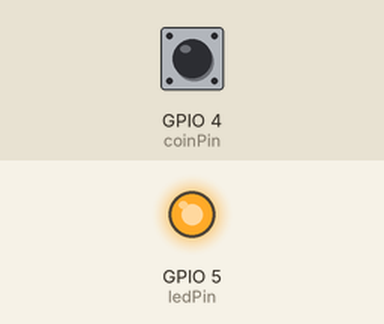
A sketch run on a simulated ESP8266 (NodeMCU). Shown: output pins drawn as LEDs (lit = HIGH). The inputs (shaded band) are chosen by the test bench; at power-on: GPIO 4 (coinPin) HIGH. WiFi joins after 1.5 s; servers stay silent unless stated; uploads are accepted with an empty reply; EEPROM starts erased; what the sketch prints to the serial monitor is not drawn.

Above: at 0.6 s.
At 3.3 s:
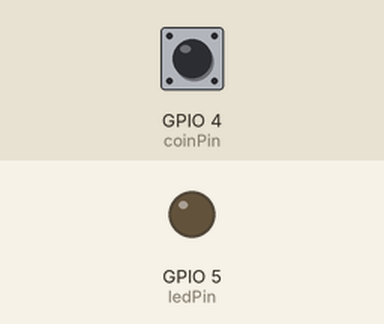
3.4 s: GPIO 4 (coinPin) pulled LOW for 0.15 s
At 4.2 s:
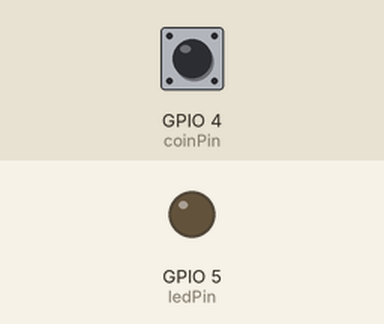
Timing chart, 0 to 6.4 s (numbered marks = the images above; inputs shaded):
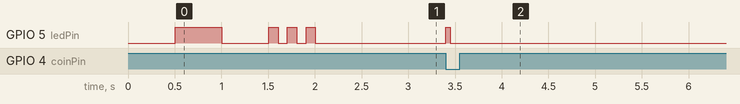

Measured:
- after the input at 3.4 s, GPIO 5 (ledPin): LOW → HIGH at once, → LOW 0.05 s later

The sketch:

esp8266-coin.ino
```cpp
/*
 * ESP8266 Coin Slot Module for Piso WiFi Fortress
 *
 * This code is designed to run on an ESP8266 connected to a ₱5 coin acceptor module.
 * It detects coin insertions and sends secure HTTP requests to the WiFi server to
 * credit the user's session.
 *
 * Hardware Connections:
 * - ESP8266 GPIO 4 (D2) -> Coin acceptor pulse output
 * - ESP8266 GPIO 5 (D1) -> Status LED
 *
 * Security Features:
 * - HTTPS requests with server certificate validation
 * - API key authentication
 * - Hardware ID verification
 * - Request signing
 * - Tamper detection
 *
 * NOTE: This is a template. In a production system, you would need to:
 * 1. Replace placeholder values with your actual server details
 * 2. Generate and store actual API keys securely
 * 3. Implement proper SSL certificate validation
 */

#include <ESP8266WiFi.h>
#include <ESP8266HTTPClient.h>
#include <WiFiClientSecure.h>
#include <ArduinoJson.h>
#include <EEPROM.h>

// WiFi credentials
const char* ssid = "YOUR_WIFI_SSID";
const char* password = "YOUR_WIFI_PASSWORD";

// Server configuration
const char* serverUrl = "https://your-wifi-server.com/api/coin-insert";
const char* apiKey = "YOUR_SECRET_API_KEY"; // Would be unique per device
const String hardwareId = "COIN-ESP-001";   // Unique identifier for this ESP device

// Pin definitions
const int coinPin = 4;    // D2 - Coin detector input pin
const int ledPin = 5;     // D1 - Status LED

// Operational variables
volatile int coinCount = 0;
unsigned long lastCoinTime = 0;
unsigned long lastUploadTime = 0;
bool pendingUpload = false;

// Security variables
unsigned long bootCount = 0;
bool tamperDetected = false;

// Coin interrupt handler
void ICACHE_RAM_ATTR coinInterrupt() {
  // Debounce logic - ignore pulses that come too quickly
  if (millis() - lastCoinTime > 100) {
    coinCount++;
    lastCoinTime = millis();
    pendingUpload = true;

    // Visual feedback
    digitalWrite(ledPin, HIGH);
    delay(50);
    digitalWrite(ledPin, LOW);
  }
}

void setup() {
  // Initialize serial communication
  Serial.begin(115200);
  Serial.println("\nESP8266 Coin Slot Module Starting...");

  // Initialize EEPROM for persistent storage
  EEPROM.begin(16);

  // Load and increment boot count for tamper detection
  bootCount = EEPROM.read(0);
  bootCount++;
  EEPROM.write(0, bootCount);
  EEPROM.commit();

  Serial.print("Boot count: ");
  Serial.println(bootCount);

  // Setup pins
  pinMode(coinPin, INPUT_PULLUP);
  pinMode(ledPin, OUTPUT);

  // Attach interrupt for coin detection
  attachInterrupt(digitalPinToInterrupt(coinPin), coinInterrupt, FALLING);

  // Connect to WiFi
  WiFi.mode(WIFI_STA);
  WiFi.begin(ssid, password);

  Serial.print("Connecting to WiFi");
  while (WiFi.status() != WL_CONNECTED) {
    delay(500);
    Serial.print(".");
    digitalWrite(ledPin, !digitalRead(ledPin)); // Blink LED while connecting
  }

  Serial.println("\nWiFi connected");
  Serial.print("IP address: ");
  Serial.println(WiFi.localIP());

  // Signal successful connection
  for (int i = 0; i < 3; i++) {
    digitalWrite(ledPin, HIGH);
    delay(100);
    digitalWrite(ledPin, LOW);
    delay(100);
  }

  // Run initial security checks
  runSecurityChecks();
}

void loop() {
  // If coins were inserted and we need to report them
  if (pendingUpload && (millis() - lastUploadTime > 2000)) {
    uploadCoinData();
  }

  // Check for tamper attempts
  checkForTampering();

  // Periodically check WiFi connection and reconnect if needed
  if (WiFi.status() != WL_CONNECTED) {
    Serial.println("WiFi disconnected. Reconnecting...");
    WiFi.reconnect();
  }

  delay(100);
}

// Upload coin data to the server
void uploadCoinData() {
  if (WiFi.status() != WL_CONNECTED) {
    Serial.println("WiFi not connected. Will try again later.");
    return;
  }

  if (coinCount <= 0) {
    pendingUpload = false;
    return;
  }

  Serial.print("Uploading coin count: ");
  Serial.println(coinCount);

  // Create secure WiFi client
  WiFiClientSecure client;
  client.setInsecure(); // In production, use client.setCACert() with proper cert

  HTTPClient http;

  // Begin HTTP connection
  http.begin(client, serverUrl);

  // Set headers
  http.addHeader("Content-Type", "application/json");
  http.addHeader("X-API-Key", apiKey);
  http.addHeader("X-Hardware-ID", hardwareId);

  // Generate timestamp for request
  unsigned long timestamp = millis();

  // Create JSON payload
  DynamicJsonDocument doc(256);
  doc["coins"] = coinCount;
  doc["timestamp"] = timestamp;
  doc["bootCount"] = bootCount;
  doc["tampered"] = tamperDetected;

  // Generate a simple signature (in production, use proper HMAC)
  String signature = String(coinCount) + String(timestamp) + hardwareId + String(apiKey).substring(0, 5);
  doc["signature"] = signature;

  String requestBody;
  serializeJson(doc, requestBody);

  // Send POST request
  int httpCode = http.POST(requestBody);

  // Check the returning code
  if (httpCode > 0) {
    if (httpCode == HTTP_CODE_OK) {
      String payload = http.getString();
      Serial.println("Server response: " + payload);

      // Parse response
      DynamicJsonDocument responseDoc(256);
      DeserializationError error = deserializeJson(responseDoc, payload);

      if (!error) {
        bool success = responseDoc["success"];
        if (success) {
          // Reset coin count after successful upload
          coinCount = 0;
          pendingUpload = false;
          lastUploadTime = millis();

          // Success indication
          digitalWrite(ledPin, HIGH);
          delay(200);
          digitalWrite(ledPin, LOW);
        }
      }
    } else {
      Serial.printf("HTTP error code: %d\n", httpCode);
    }
  } else {
    Serial.printf("HTTP request failed: %s\n", http.errorToString(httpCode).c_str());
  }

  http.end();
}

// Run security checks at boot
void runSecurityChecks() {
  // Check for unexpected resets
  if (bootCount > 1000) {
    Serial.println("SECURITY: Unusual number of reboots detected");
    tamperDetected = true;
  }

  // You could add more security checks here:
  // - Verify flash integrity
  // - Check for voltage glitching
  // - Verify timing of operations
}

// Check for tampering attempts during operation
void checkForTampering() {
  // Check for WiFi signal strength changes (potential jamming)
  long rssi = WiFi.RSSI();
  if (rssi < -90) {
    Serial.println("SECURITY: Weak WiFi signal detected");
  }

  // Additional runtime checks could be added here
}
```
